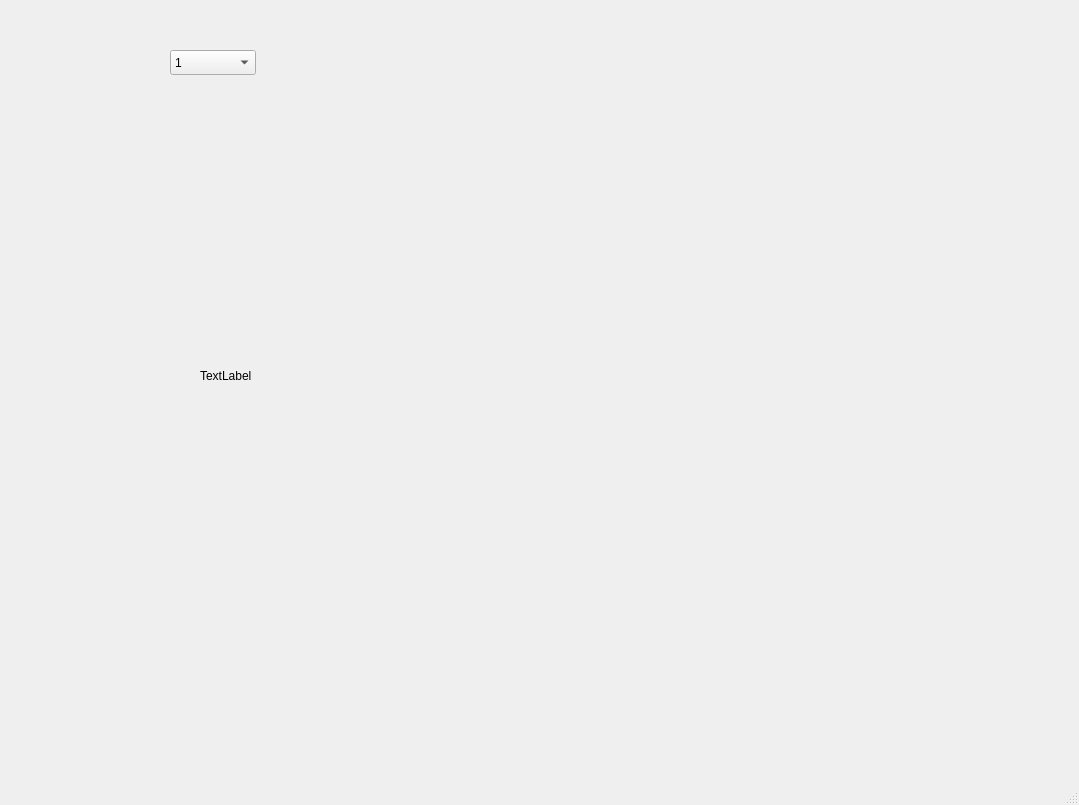
<?xml version="1.0" encoding="UTF-8"?>
<ui version="4.0">
 <class>MainWindow</class>
 <widget class="QMainWindow" name="MainWindow">
  <property name="geometry">
   <rect>
    <x>0</x>
    <y>0</y>
    <width>1079</width>
    <height>805</height>
   </rect>
  </property>
  <property name="windowTitle">
   <string>MainWindow</string>
  </property>
  <widget class="QWidget" name="centralwidget">
   <widget class="QLabel" name="label">
    <property name="geometry">
     <rect>
      <x>200</x>
      <y>150</y>
      <width>601</width>
      <height>451</height>
     </rect>
    </property>
    <property name="text">
     <string>TextLabel</string>
    </property>
   </widget>
   <widget class="QComboBox" name="comboBox">
    <property name="geometry">
     <rect>
      <x>170</x>
      <y>50</y>
      <width>86</width>
      <height>25</height>
     </rect>
    </property>
    <item>
     <property name="text">
      <string>1</string>
     </property>
    </item>
    <item>
     <property name="text">
      <string>2</string>
     </property>
    </item>
    <item>
     <property name="text">
      <string>3</string>
     </property>
    </item>
    <item>
     <property name="text">
      <string>4</string>
     </property>
    </item>
   </widget>
  </widget>
  <widget class="QMenuBar" name="menubar">
   <property name="geometry">
    <rect>
     <x>0</x>
     <y>0</y>
     <width>1079</width>
     <height>22</height>
    </rect>
   </property>
  </widget>
  <widget class="QStatusBar" name="statusbar"/>
 </widget>
 <resources/>
 <connections/>
</ui>
